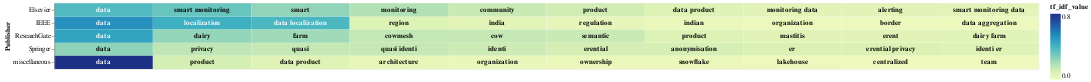

Notebook cell for this chart:
### Code cell
# Select the top terms for each PDF
top_terms_df_publisher = result_df_tfidf_publisher.groupby('Publisher').head(10)

# Add a small random value to 'idf_value' for better visualization
top_terms_df_publisher['tf_idf_value'] = top_terms_df_publisher['tf_idf_value'] + np.random.rand(top_terms_df_publisher.shape[0]) * 0.0001

# Create a base chart
base = alt.Chart(top_terms_df_publisher).encode(
    x=alt.X('rank:O', axis=None),  # Use rank for x-axis
    y='Publisher:N',
    color=alt.Color('tf_idf_value:Q', scale=alt.Scale(scheme='viridis')),
    text='top_word:N'  # Corrected column name to 'topic_word'
).transform_window(
    rank="rank()",
    sort=[alt.SortField("tf_idf_value", order="descending")],
    groupby=["Publisher"]
)

# Create a heatmap
heatmap = base.mark_rect().encode(
    color='tf_idf_value:Q',
)

# Create text labels with conditional color
text = base.mark_text(baseline='middle',fontWeight='bold').encode(
    text='top_word:N',
    color=alt.condition(alt.datum.tf_idf_value >= 0.4, alt.value('white'), alt.value('black'))
)

# Display the heatmap and text labels
chart_publisher = (heatmap + text).properties(width=1500)
chart_publisher

### Figure 1 — Vega-Lite specification as saved in the notebook (floating-point values rounded to 4 significant figures)
{"config": {"view": {"continuousWidth": 300, "continuousHeight": 300}}, "layer": [{"mark": {"type": "rect"}, "encoding": {"color": {"field": "tf_idf_value", "type": "quantitative"}, "text": {"field": "top_word", "type": "nominal"}, "x": {"axis": null, "field": "rank", "type": "ordinal"}, "y": {"field": "Publisher", "type": "nominal"}}, "transform": [{"window": [{"op": "rank", "field": "", "as": "rank"}], "groupby": ["Publisher"], "sort": [{"field": "tf_idf_value", "order": "descending"}]}]}, {"mark": {"type": "text", "baseline": "middle", "fontWeight": "bold"}, "encoding": {"color": {"condition": {"test": "(datum.tf_idf_value >= 0.4)", "value": "white"}, "value": "black"}, "text": {"field": "top_word", "type": "nominal"}, "x": {"axis": null, "field": "rank", "type": "ordinal"}, "y": {"field": "Publisher", "type": "nominal"}}, "transform": [{"window": [{"op": "rank", "field": "", "as": "rank"}], "groupby": ["Publisher"], "sort": [{"field": "tf_idf_value", "order": "descending"}]}]}], "data": {"name": "data-5261e99df052351eee3b03d626a28ac1"}, "width": 1500, "$schema": "https://vega.github.io/schema/vega-lite/v5.15.1.json", "datasets": {"data-5261e99df052351eee3b03d626a28ac1": [{"Publisher": "IEEE", "top_word": "data", "tf_idf_value": 0.5433}, {"Publisher": "IEEE", "top_word": "localization", "tf_idf_value": 0.4452}, {"Publisher": "IEEE", "top_word": "data localization", "tf_idf_value": 0.4163}, {"Publisher": "IEEE", "top_word": "region", "tf_idf_value": 0.1081}, {"Publisher": "IEEE", "top_word": "india", "tf_idf_value": 0.08687}, {"Publisher": "IEEE", "top_word": "regulation", "tf_idf_value": 0.07636}, {"Publisher": "IEEE", "top_word": "indian", "tf_idf_value": 0.05438}, {"Publisher": "IEEE", "top_word": "organization", "tf_idf_value": 0.05152}, {"Publisher": "IEEE", "top_word": "border", "tf_idf_value": 0.05147}, {"Publisher": "IEEE", "top_word": "data aggregation", "tf_idf_value": 0.05014}, {"Publisher": "Springer", "top_word": "data", "tf_idf_value": 0.2816}, {"Publisher": "Springer", "top_word": "privacy", "tf_idf_value": 0.1867}, {"Publisher": "Springer", "top_word": "quasi", "tf_idf_value": 0.1752}, {"Publisher": "Springer", "top_word": "quasi identi", "tf_idf_value": 0.1752}, {"Publisher": "Springer", "top_word": "identi", "tf_idf_value": 0.1573}, {"Publisher": "Springer", "top_word": "erential", "tf_idf_value": 0.1362}, {"Publisher": "Springer", "top_word": "anonymisation", "tf_idf_value": 0.1309}, {"Publisher": "Springer", "top_word": "er", "tf_idf_value": 0.1182}, {"Publisher": "Springer", "top_word": "erential privacy", "tf_idf_value": 0.1176}, {"Publisher": "Springer", "top_word": "identi er", "tf_idf_value": 0.1098}, {"Publisher": "ResearchGate", "top_word": "data", "tf_idf_value": 0.4868}, {"Publisher": "ResearchGate", "top_word": "dairy", "tf_idf_value": 0.2744}, {"Publisher": "ResearchGate", "top_word": "farm", "tf_idf_value": 0.2478}, {"Publisher": "ResearchGate", "top_word": "cowmesh", "tf_idf_value": 0.1771}, {"Publisher": "ResearchGate", "top_word": "cow", "tf_idf_value": 0.1739}, {"Publisher": "ResearchGate", "top_word": "semantic", "tf_idf_value": 0.1619}, {"Publisher": "ResearchGate", "top_word": "product", "tf_idf_value": 0.1105}, {"Publisher": "ResearchGate", "top_word": "mastitis", "tf_idf_value": 0.09504}, {"Publisher": "ResearchGate", "top_word": "erent", "tf_idf_value": 0.0945}, {"Publisher": "ResearchGate", "top_word": "dairy farm", "tf_idf_value": 0.0927}, {"Publisher": "Elsevier", "top_word": "data", "tf_idf_value": 0.4022}, {"Publisher": "Elsevier", "top_word": "smart monitoring", "tf_idf_value": 0.3515}, {"Publisher": "Elsevier", "top_word": "smart", "tf_idf_value": 0.2764}, {"Publisher": "Elsevier", "top_word": "monitoring", "tf_idf_value": 0.2148}, {"Publisher": "Elsevier", "top_word": "community", "tf_idf_value": 0.1615}, {"Publisher": "Elsevier", "top_word": "product", "tf_idf_value": 0.1409}, {"Publisher": "Elsevier", "top_word": "data product", "tf_idf_value": 0.1101}, {"Publisher": "Elsevier", "top_word": "alerting", "tf_idf_value": 0.09428}, {"Publisher": "Elsevier", "top_word": "monitoring data", "tf_idf_value": 0.09432}, {"Publisher": "Elsevier", "top_word": "smart monitoring data", "tf_idf_value": 0.0855}, {"Publisher": "miscellaneous", "top_word": "data", "tf_idf_value": 0.8159}, {"Publisher": "miscellaneous", "top_word": "product", "tf_idf_value": 0.1356}, {"Publisher": "miscellaneous", "top_word": "data product", "tf_idf_value": 0.1005}, {"Publisher": "miscellaneous", "top_word": "architecture", "tf_idf_value": 0.06761}, {"Publisher": "miscellaneous", "top_word": "organization", "tf_idf_value": 0.06357}, {"Publisher": "miscellaneous", "top_word": "ownership", "tf_idf_value": 0.05603}, {"Publisher": "miscellaneous", "top_word": "snowflake", "tf_idf_value": 0.05479}, {"Publisher": "miscellaneous", "top_word": "lakehouse", "tf_idf_value": 0.04479}, {"Publisher": "miscellaneous", "top_word": "centralized", "tf_idf_value": 0.04063}, {"Publisher": "miscellaneous", "top_word": "team", "tf_idf_value": 0.03991}]}}
